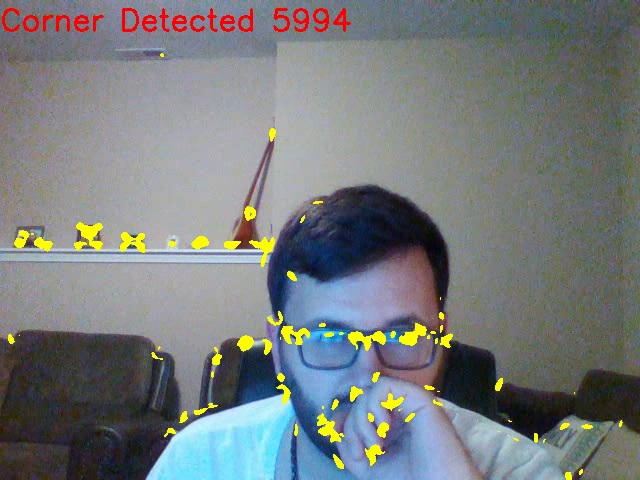
#> input picture frame 7 of Harris_Corner_Detection_Video.mp4, 640 x 480 px, given in place of the camera
$ python Harris_Corner_Detector_VideoStream.py   (older library calls are emulated)
#> lines starting #> are read from the running program, lines starting #| are printed output that depends on the picture; after the words box and inside, x2 and y2 are one past the last pixel; in counts of white or black regions, pixels touching at a corner belong together
"""
Abedin Sherifi
"""

"""
Harris Corner Detection on Video Stream
"""

import cv2
import numpy as np
from matplotlib import pyplot as plt

#Open computer webcam
capture = cv2.VideoCapture(0)

#Open manually if it fails to open initially.
if not(capture.isOpened()):
    capture.open()

capture.set(cv2.CAP_PROP_FRAME_WIDTH, 640)
capture.set(cv2.CAP_PROP_FRAME_HEIGHT, 480)

fourcc = cv2.VideoWriter_fourcc('X', 'V', 'I', 'D')
videoWriter = cv2.VideoWriter('Harris_Corner_Detection_Video.mp4', fourcc, 10.0, (640, 480))

while(True):
    #Capture frame-by-frame
    ret, current_frame = capture.read()
#> current_frame is the input picture: shape (480, 640, 3); mean B, G, R 123.8, 123.2, 118.5
    if type(current_frame) == type(None):
        print("!!! Couldn't read frame!")
        break

    #Reading input current frame and converting it from BGR to Gray.
    gray = cv2.cvtColor(current_frame, cv2.COLOR_BGR2GRAY)
    R = np.zeros(gray.shape)

    #Gaussian filter applied with a 9 by 9 kernel and sigmax and sigmay of 3.
    gray = cv2.GaussianBlur(gray,(9,9),3)
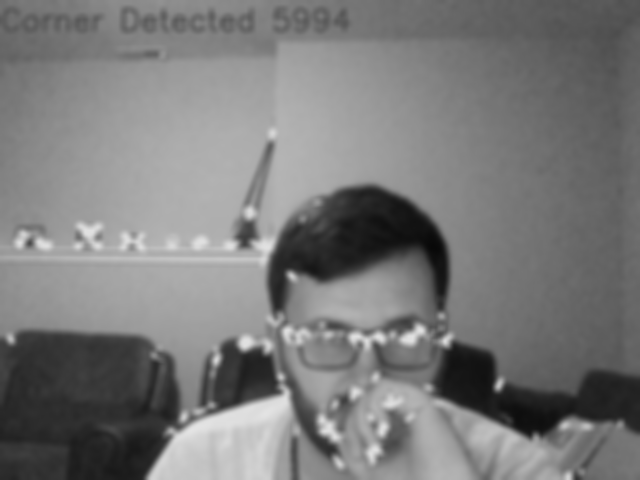
#> gray: shape (480, 640); min 8, max 228, mean 121.8

    #This step gets the Y and X gradients using sobel filter with kernel size of 9 by 9.
    Ix = cv2.Sobel(gray, cv2.CV_64F, 1, 0, ksize=9)
    Iy = cv2.Sobel(gray, cv2.CV_64F, 0, 1, ksize=9)
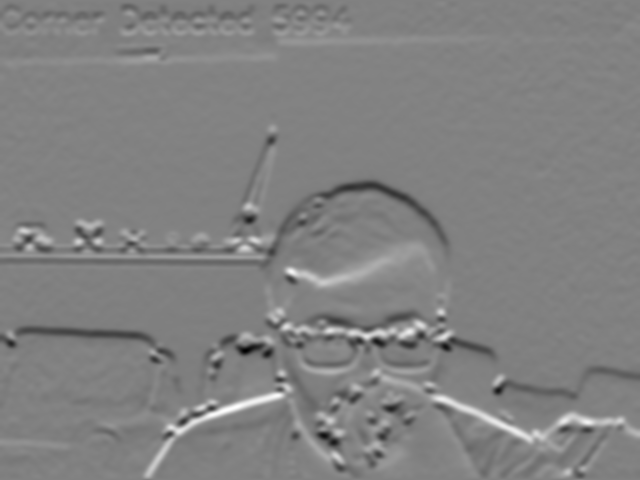
#> Iy: shape (480, 640) float64; min -788335, max 765446, mean 896.9; drawn with min black and max white

    #This step gives the product of the gradient components for the Matrix M.
    Ix_2 = cv2.GaussianBlur(np.multiply(Ix, Ix),(9,9),3)
    Iy_2 = cv2.GaussianBlur(np.multiply(Iy, Iy),(9,9),3)
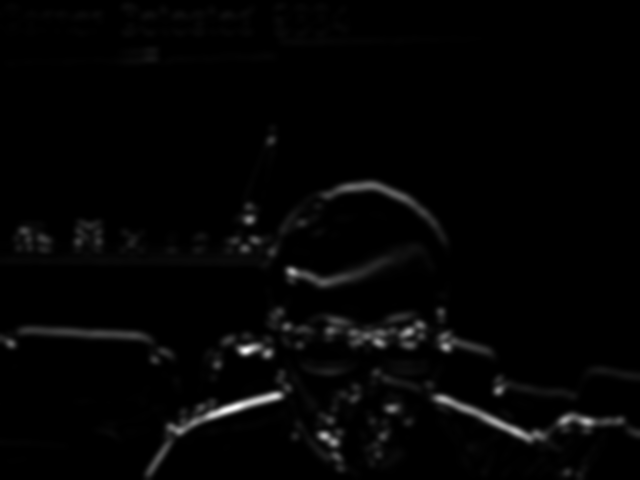
#> Iy_2: shape (480, 640) float64; min 4473.1, max 3.97e+11, mean 7.51e+09; drawn with min black and max white
    IxIy = cv2.GaussianBlur(np.multiply(Ix, Iy),(9,9),3)
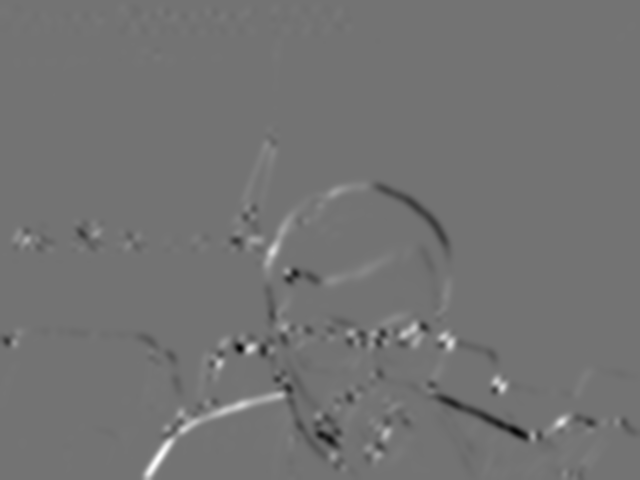
#> IxIy: shape (480, 640) float64; min -1.65e+11, max 1.99e+11, mean 91411182.2; drawn with min black and max white

    #This step calculates the corner response matrix.
    k = 0.06
    R = np.multiply(Ix_2,Iy_2)-np.square(IxIy)-k*np.square(Ix_2+Iy_2)
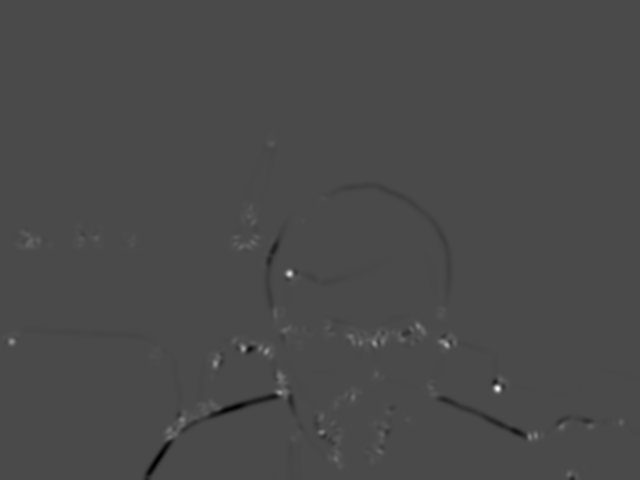
#> R: shape (480, 640) float64; min -1.12e+22, max 2.73e+22, mean 4.99e+17; drawn with min black and max white

    #This step determines the corners. Threshold is chosen as 0.5% of maximum value. If value is larger than this threshold, then result is a corner. This step performs maximum suppression.
    max_Value = 0.005*R.max()
#> max_Value = 1.36e+20
    counter = 0
    font = cv2.FONT_HERSHEY_SIMPLEX
    for row_n,row in enumerate(R):
        for col_n,col in enumerate(row):
            if col > max_Value:
                current_frame[row_n,col_n] = [0,255,255]
                counter = counter + 1
            else:
                pass
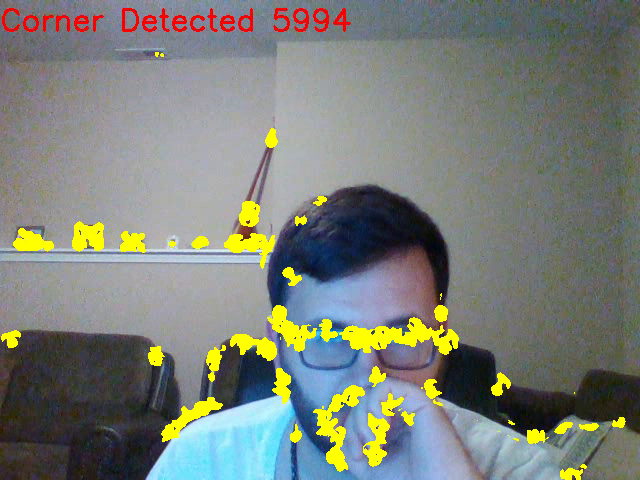
#> current_frame: shape (480, 640, 3); 4.07% of pixels changed, all inside (x1, y1, x2, y2) = (1, 52, 626, 480)
#> after the loop, counter = 12831
    print("Counter", counter)
#| Counter 12831
    #Display the resulting frame
    count_text = "Corner Detected %s" % str(counter)
#> count_text = 'Corner Detected 12831'
    cv2.putText(current_frame, count_text, (0, 30), font, 1, (0, 0, 255), 2, cv2.LINE_4)
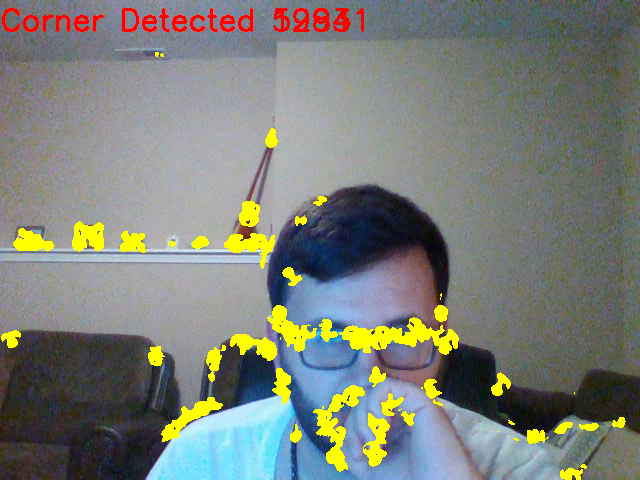
#> current_frame: shape (480, 640, 3); 0.76% of pixels changed, all inside (x1, y1, x2, y2) = (2, 8, 364, 32)
    cv2.imshow('Video Frame',current_frame)
    videoWriter.write(current_frame)
    if cv2.waitKey(1) & 0xFF == ord('q'):
#> (key q is pressed here)
        break

#Release the capture
capture.release()
videoWriter.release()
cv2.destroyAllWindows()

$ run again, starting later in the video
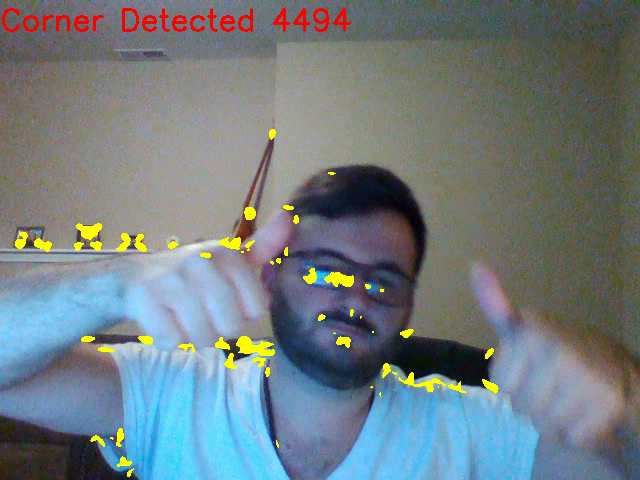
#> input picture frame 32 of Harris_Corner_Detection_Video.mp4, 640 x 480 px, given in place of the camera
#> current_frame is the input picture: shape (480, 640, 3); mean B, G, R 128.2, 124.1, 112.9
#> max_Value = 1.31e+20
#> after the loop `for row_n,row in enumerate(R):`:
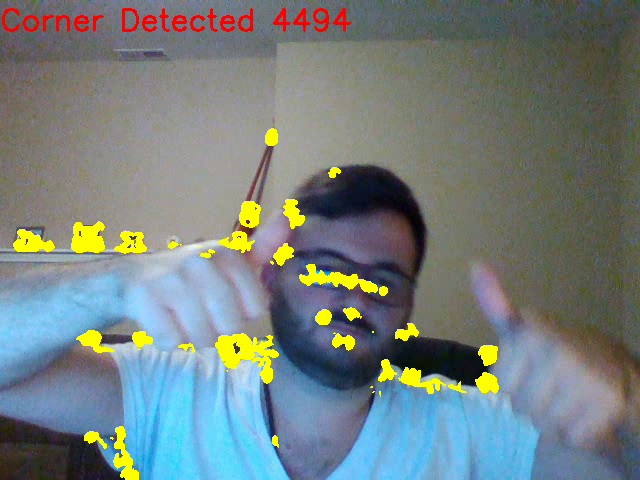
#> current_frame: shape (480, 640, 3); 2.83% of pixels changed, all inside (x1, y1, x2, y2) = (13, 128, 499, 480)
#> after the loop `for row_n,row in enumerate(R):`: counter = 8892
#| Counter 8892
#> count_text = 'Corner Detected 8892'
#> `cv2.putText(current_frame, count_text, (0, 30), font, 1, (0, 0, 255), ..`:
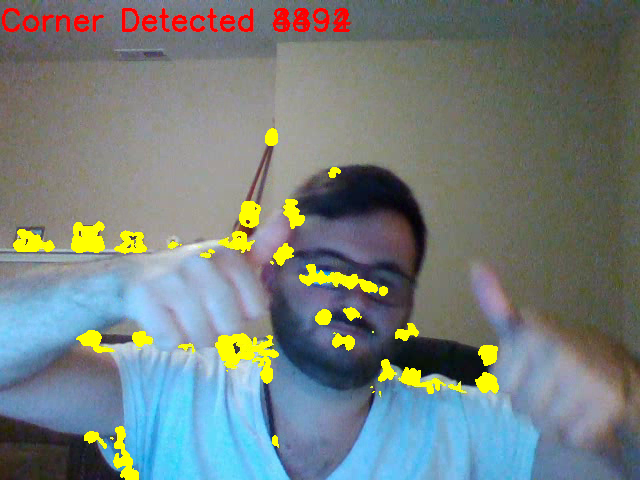
#> current_frame: shape (480, 640, 3); 0.79% of pixels changed, all inside (x1, y1, x2, y2) = (2, 8, 350, 32)

$ run again, starting later in the video
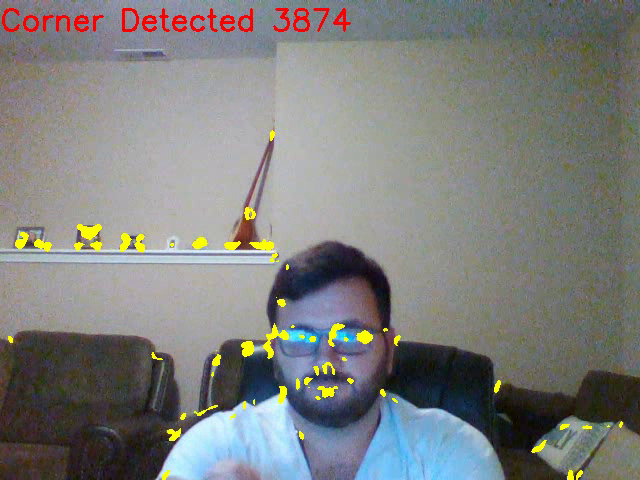
#> input picture frame 58 of Harris_Corner_Detection_Video.mp4, 640 x 480 px, given in place of the camera
#> current_frame is the input picture: shape (480, 640, 3); mean B, G, R 125.1, 127.2, 126.1
#> max_Value = 1.33e+20
#> after the loop `for row_n,row in enumerate(R):`:
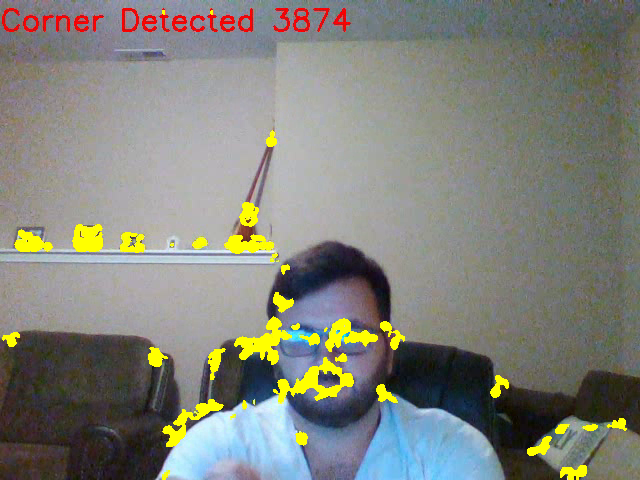
#> current_frame: shape (480, 640, 3); 2.85% of pixels changed, all inside (x1, y1, x2, y2) = (2, 10, 627, 480)
#> after the loop `for row_n,row in enumerate(R):`: counter = 8928
#| Counter 8928
#> count_text = 'Corner Detected 8928'
#> `cv2.putText(current_frame, count_text, (0, 30), font, 1, (0, 0, 255), ..`:
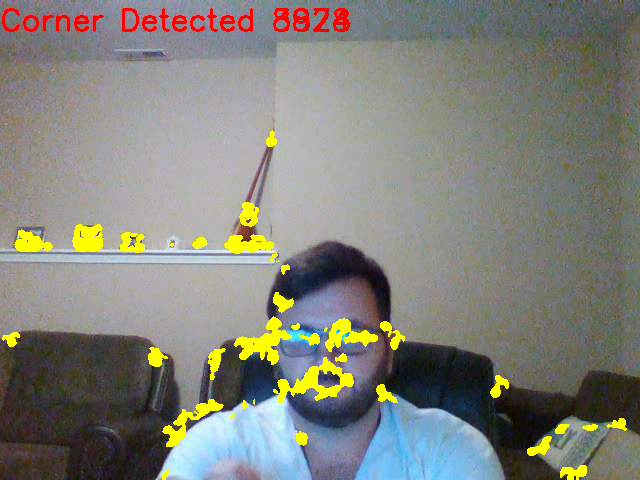
#> current_frame: shape (480, 640, 3); 0.78% of pixels changed, all inside (x1, y1, x2, y2) = (2, 8, 350, 32)
